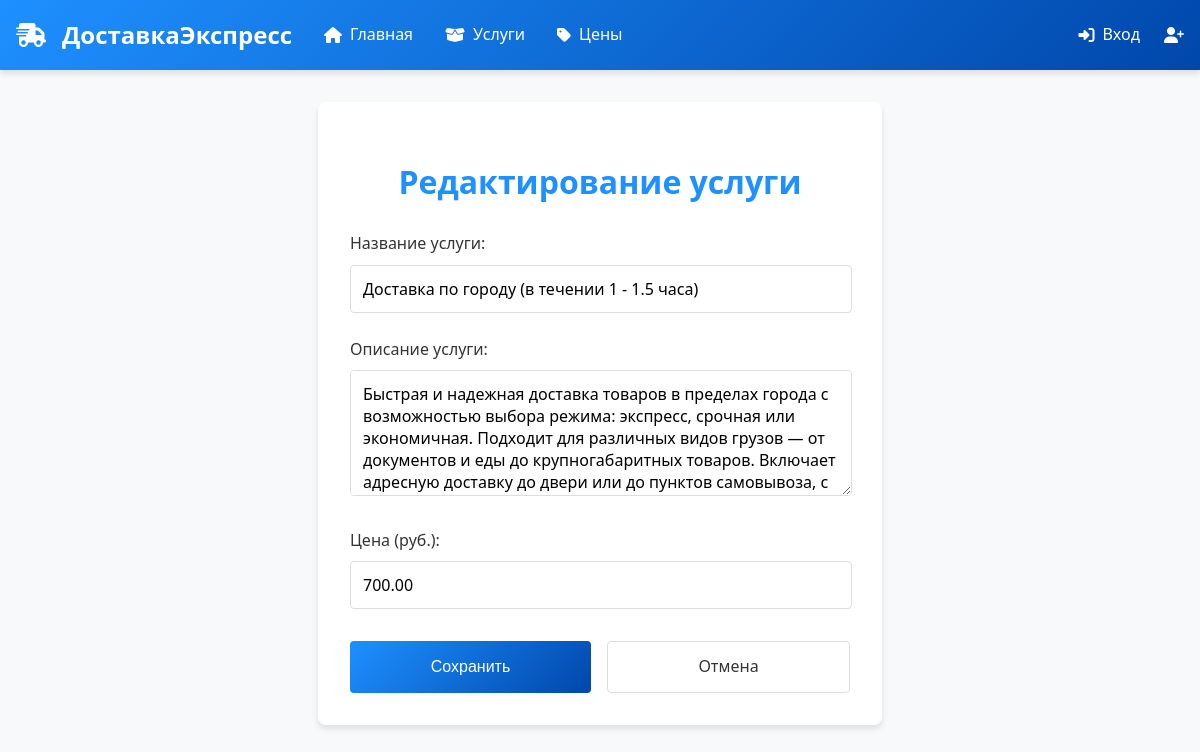
Page /services/4/edit/ on the earlier database version.
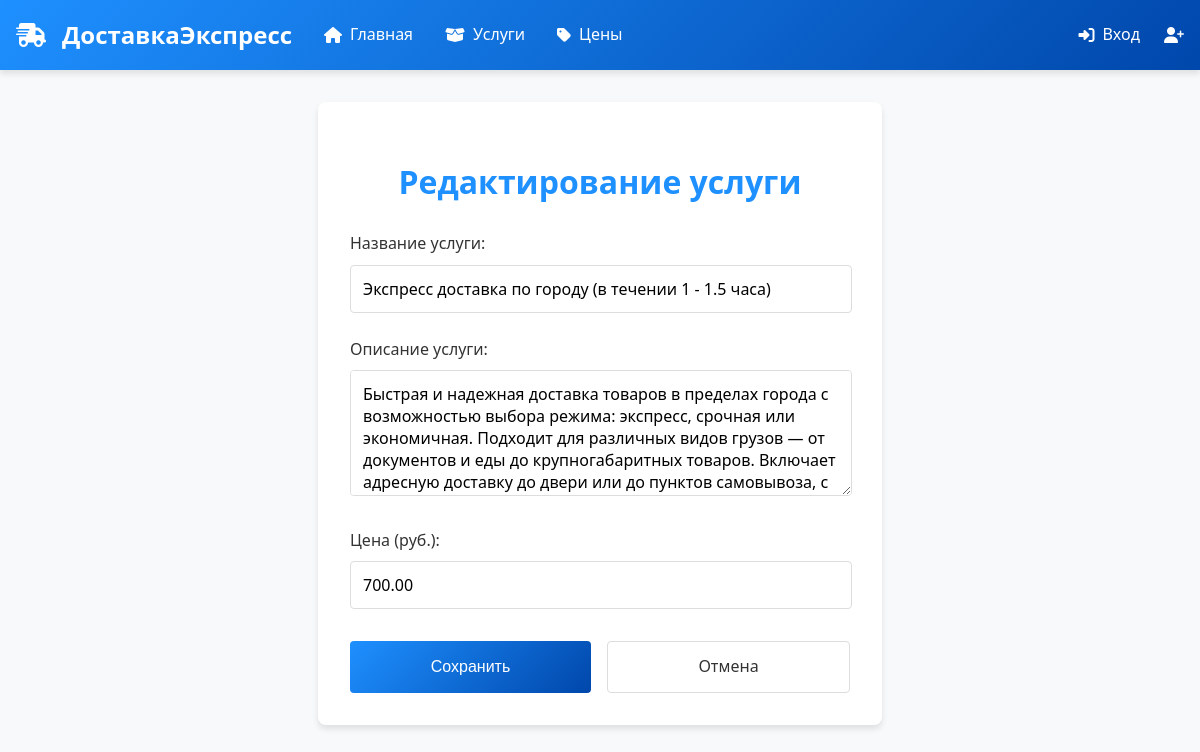
Same page on the later database version.
### delivery/models.py (models this page shows, shortened)
class Service(models.Model):
    name = models.CharField(max_length=100, verbose_name="Название услуги")
    description = models.TextField(verbose_name="Описание услуги")
    price = models.DecimalField(max_digits=10, decimal_places=2, verbose_name="Цена")
    class Meta:
        verbose_name = "Услуга"
        verbose_name_plural = "Услуги"
        ordering = ['name']

### delivery/views.py (the view)
# urls.py: path('<int:pk>/edit/', ServiceUpdateView.as_view(), name='service_edit'),
class ServiceUpdateView(UpdateView):
    model = Service
    form_class = ServiceForm
    template_name = 'delivery/service_form.html'
    success_url = reverse_lazy('delivery:services')  # Исправлено

### delivery/forms.py
class ServiceForm(forms.ModelForm):
    class Meta:
        model = Service
        fields = ['name', 'description', 'price']  # добавьте все необходимые поля
        widgets = {
            'description': forms.Textarea(attrs={'rows': 3}),
        }

### templates/delivery/service_form.html (shortened to what this page needs)
{% extends "base.html" %}
{% block content %}
<div style="max-width: 500px; margin: 2rem auto; padding: 2rem; background: white; border-radius: 8px; box-shadow: 0 4px 6px rgba(0, 0, 0, 0.1);">
    <h1 style="color: #1e90ff; text-align: center; margin-bottom: 1.5rem;">
        {% if form.instance.pk %}Редактирование услуги{% else %}Добавление услуги{% endif %}
    </h1>
    <form method="post" style="width: 100%;">
        <div style="margin-bottom: 1.5rem; width: 100%;">
            <label for="id_name" style="display: block; margin-bottom: 0.5rem; font-weight: 500; color: #333;">
                Название услуги:
            </label>
            {{ form.name }}
        </div>
        <div style="margin-bottom: 1.5rem; width: 100%;">
            <label for="id_description" style="display: block; margin-bottom: 0.5rem; font-weight: 500; color: #333;">
                Описание услуги:
            </label>
            {{ form.description }}
        </div>
        <div style="margin-bottom: 2rem; width: 100%;">
            <label for="id_price" style="display: block; margin-bottom: 0.5rem; font-weight: 500; color: #333;">
                Цена (руб.):
            </label>
            {{ form.price }}
        </div>
        <div style="display: flex; gap: 1rem;">
            <button type="submit"
                    style="flex: 1; background: linear-gradient(135deg, #1e90ff, #0047ab); color: white; padding: 0.75rem;
                           border: none; border-radius: 4px; font-weight: 500; font-size: 1rem; cursor: pointer;
                           transition: transform 0.3s ease, box-shadow 0.3s ease;">
                Сохранить
            </button>
            <a href="{% url 'delivery:services' %}"
               style="flex: 1; display: flex; align-items: center; justify-content: center;
                      color: #333; padding: 0.75rem; border-radius: 4px;
                      font-weight: 500; font-size: 1rem; text-decoration: none;
                      transition: color 0.3s ease;
                      border: 1px solid #ddd;">
                Отмена
            </a>
        </div>
    </form>
</div>
{% endblock %}

Differences in the rows shown:
changed Service: name "Доставка по городу (в течении 1 - 1.5 часа)" → "Экспресс доставка по городу (в течении 1 - 1.5 часа)"
